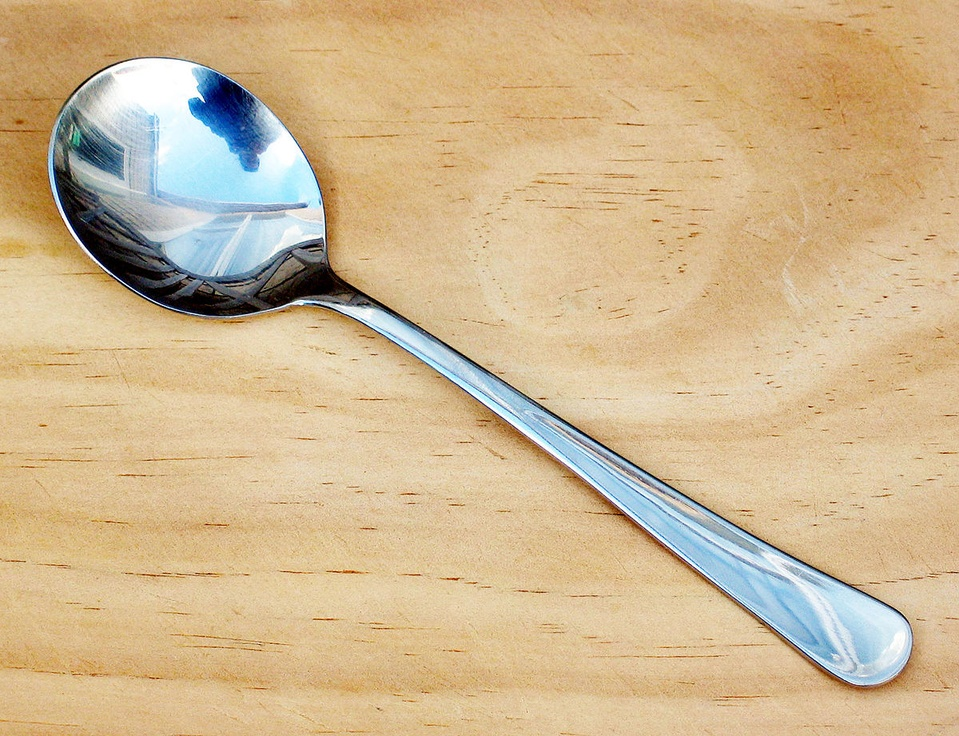
#> input picture INPUT/new_data/cuchara2.jpg, 959 x 736 px, shrunk from 1200 x 921 before the run
$ python -i crop.py   (imports and definitions only)
#> lines starting #> are read from the running program, lines starting #| are printed output that depends on the picture; after the words box and inside, x2 and y2 are one past the last pixel; in counts of white or black regions, pixels touching at a corner belong together
import cv2
import numpy as np

def cropObject(image):
    # load image
#> called with image = '../../INPUT/new_data/cuchara2.jpg'
    img = cv2.imread(image)
#> img is the input picture: shape (736, 959, 3); mean B, G, R 145.4, 184, 208.1
    gray = cv2.cvtColor(img, cv2.COLOR_BGR2GRAY) # convert to grayscale
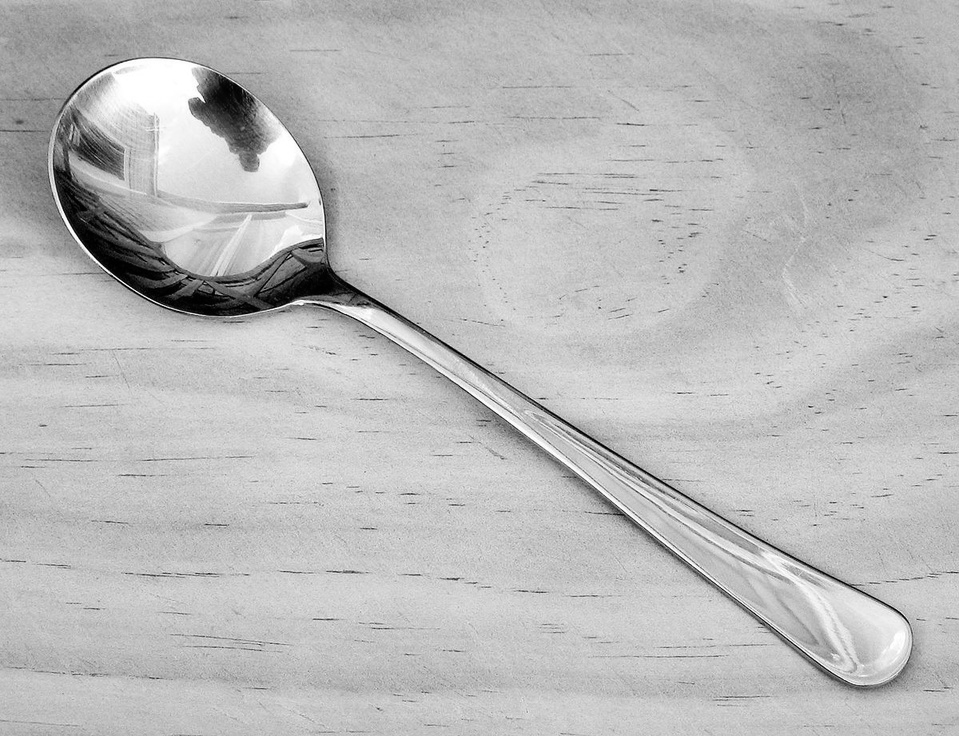
#> gray: shape (736, 959); min 0, max 255, mean 186.8
    # threshold to get just the signature (INVERTED)
    retval, thresh_gray = cv2.threshold(gray, thresh=100, maxval=255, \
                                    type=cv2.THRESH_BINARY_INV)
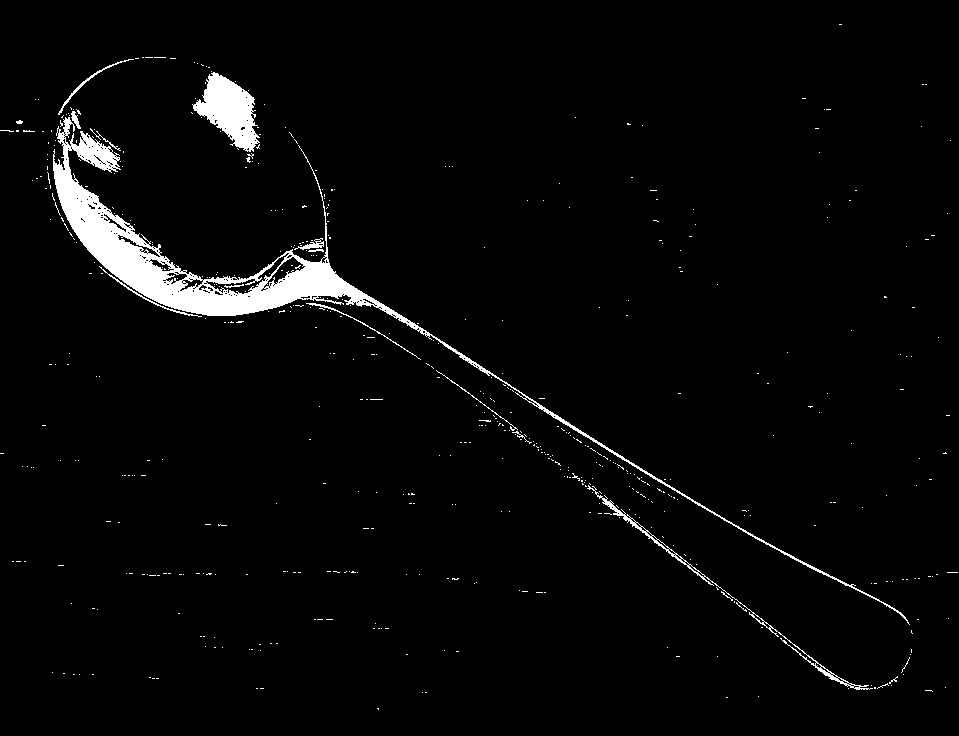
#> thresh_gray: shape (736, 959); 3.1% white; 549 white regions (534 under 20 px)

    contours, hierarchy = cv2.findContours(thresh_gray, cv2.RETR_TREE, cv2.CHAIN_APPROX_SIMPLE)
#> contours = 831 contours, 805 with area under 20; largest, box (x1, y1, x2, y2) and area: (53, 117, 910, 625) 15676, (192, 72, 260, 152) 2714, (587, 485, 873, 690) 862, (205, 252, 290, 295) 648, (263, 256, 306, 289) 430

    # Find object with the biggest bounding box
    mx = (0,0,0,0)      # biggest bounding box so far
    mx_area = 0
    for cont in contours:
        x,y,w,h = cv2.boundingRect(cont)
        area = w*h
        if area > mx_area:
            mx = x,y,w,h
            mx_area = area
#> this loop made 831 passes
#> (x, y, w, h, area, mx_area) on passes 14, 25, 175, 547: (877, 683, 12, 6, 72, 72), (901, 657, 9, 16, 144, 144), (587, 485, 286, 205, 58630, 58630), (53, 117, 857, 508, 435356, 435356)
#> (x, y, w, h, area) on pass 18: (889, 676, 9, 8, 72)
#> after the loop, mx_area = 435356
    x,y,w,h = mx

    # Output to files (croped file and original with object detected)
    roi=img[y:y+h,x:x+w]
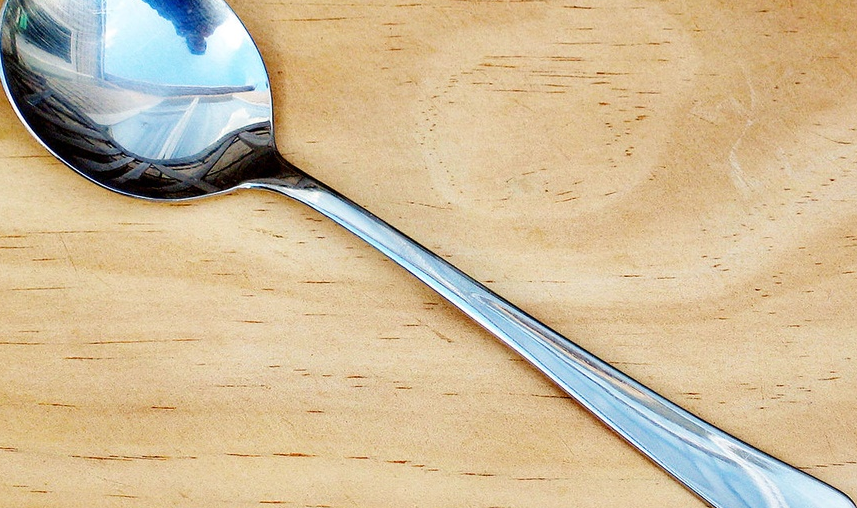
#> roi: shape (508, 857, 3); mean B, G, R 152.5, 186.4, 206.1
    cv2.imwrite('./INPUT/images/Image_crop.jpg', roi)

    cv2.rectangle(img,(x,y),(x+w,y+h),(200,0,0),2)
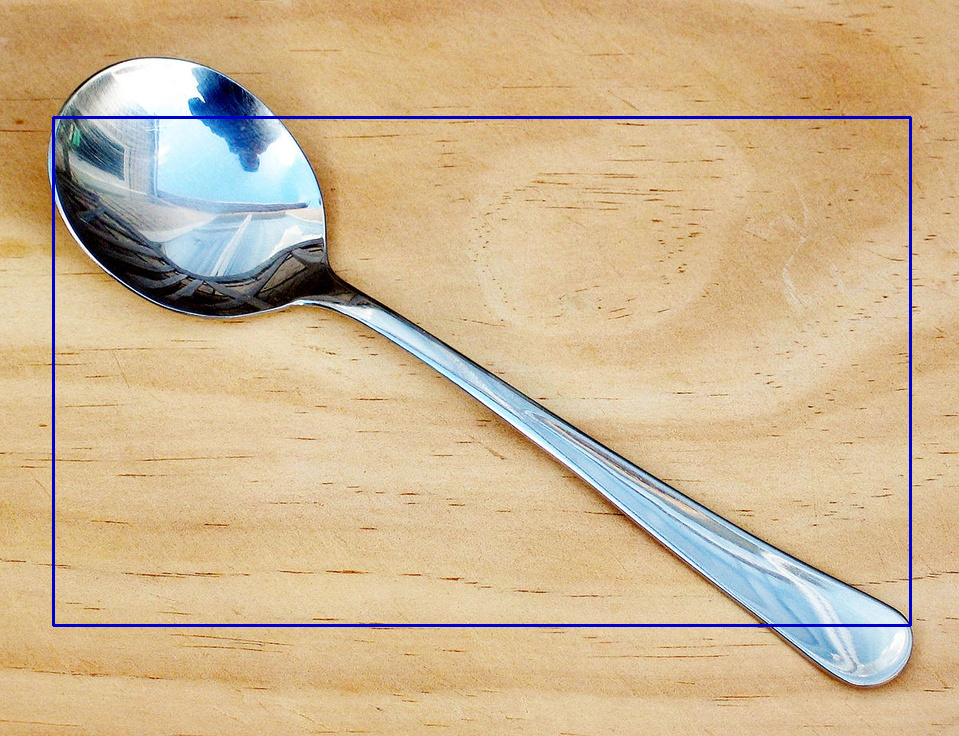
#> img: shape (736, 959, 3); 1.16% of pixels changed, all inside (x1, y1, x2, y2) = (52, 116, 912, 627)
    cv2.imwrite('./INPUT/images/Image_cont.jpg', img)

>>> result = cropObject('../../INPUT/new_data/cuchara2.jpg')

$ run again, on INPUT/new_data/cuchillo.jpg
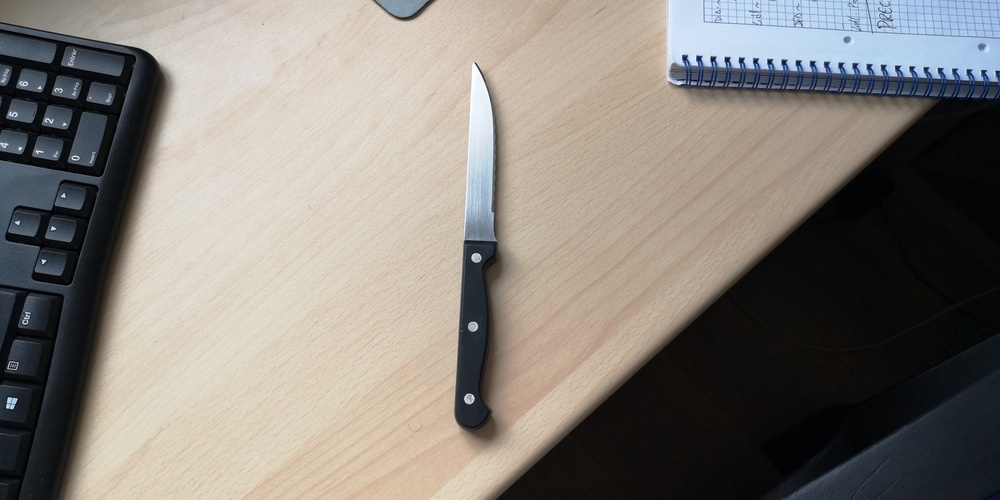
#> input picture INPUT/new_data/cuchillo.jpg, 1000 x 500 px, shrunk from 3968 x 1984 before the run
#> in cropObject, img is the input picture: shape (500, 1000, 3); mean B, G, R 121.7, 128.3, 133.8
#> in cropObject, `retval, thresh_gray = cv2.threshold(gray, thresh=100, maxval=255, \ ty..`:
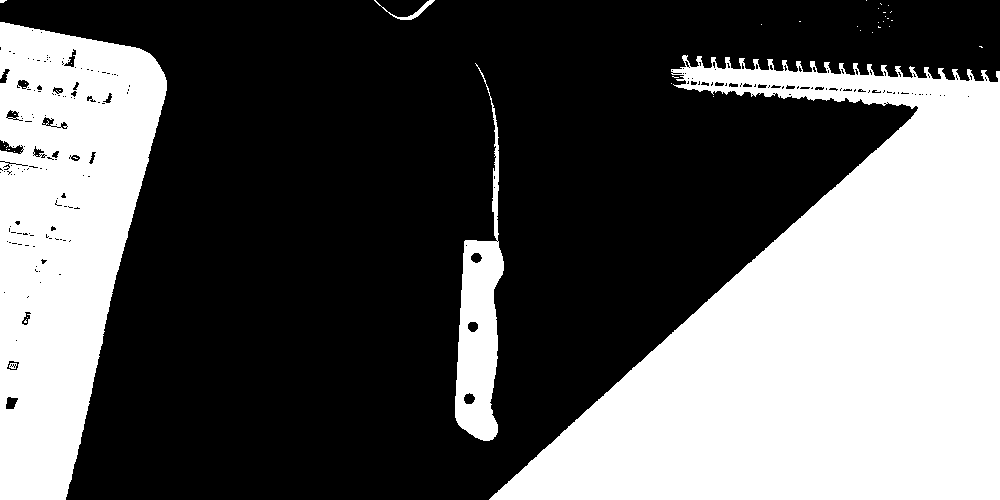
#> thresh_gray: shape (500, 1000); 37.4% white; 40 white regions (35 under 20 px)
#> contours = 304 contours, 259 with area under 20; largest, box (x1, y1, x2, y2) and area: (489, 55, 1000, 500) 124329, (0, 22, 167, 500) 54616, (455, 63, 504, 441) 7560, (374, 0, 435, 20) 142, (5, 396, 19, 410) 126
#> the loop in cropObject, `for cont in contours:` made 304 passes
#> (x, y, w, h, area, mx_area) on passes 9, 17: (455, 63, 49, 378, 18522, 18522), (489, 55, 511, 445, 227395, 227395)
#> after the loop in cropObject, `for cont in contours:`: mx_area = 227395
#> in cropObject, `x,y,w,h = mx`: x = 489; y = 55; w = 511; h = 445
#> in cropObject, `cv2.rectangle(img,(x,y),(x+w,y+h),(200,0,0),2)`:
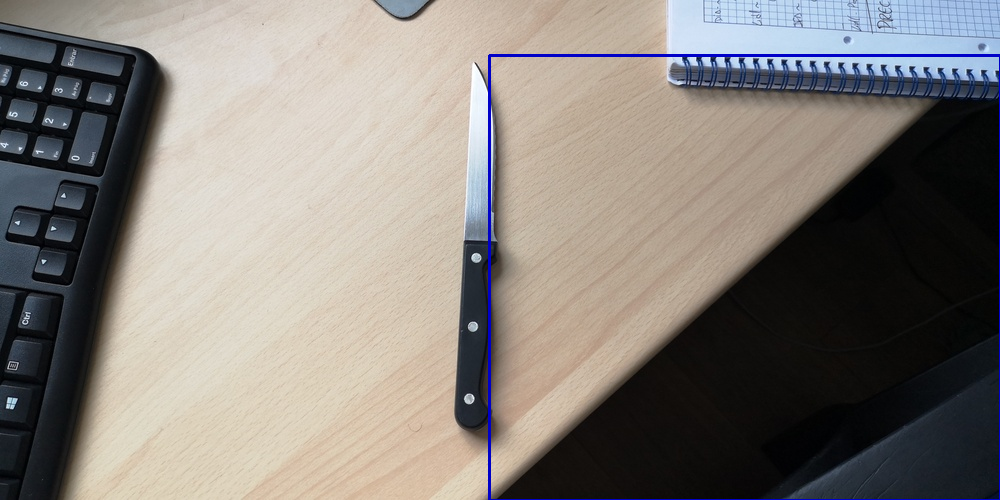
#> img: shape (500, 1000, 3); 0.76% of pixels changed, all inside (x1, y1, x2, y2) = (488, 54, 1000, 500)
